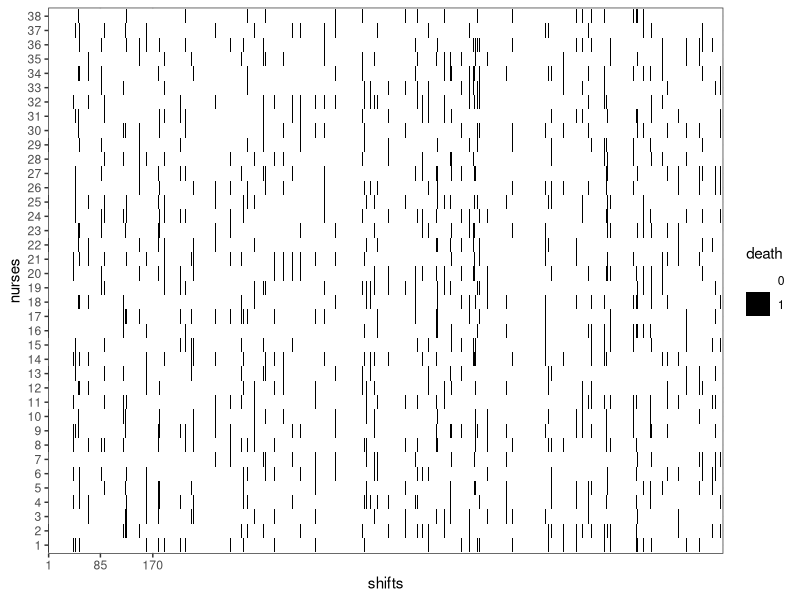
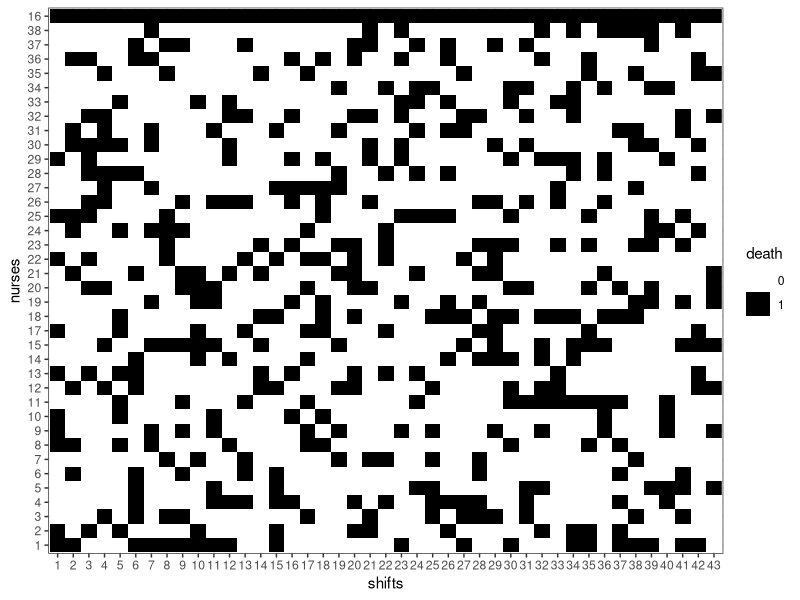

Recreate these plots in R, in order.
library(ggplot2)

## select number of nurses and shifts
n_shifts <- 365*3 # 3 shifts per day in a year
n_nurses <- 38    # total number of nurses
n_on_shift <- 13  # 13 nurses on duty for each shift

## Schedule nurses on shifts
shift_table <- matrix(0, ncol = n_shifts, nrow = n_nurses)
for (shift in 1:n_shifts) {
  nurse_on_shift <- sample(1:n_nurses, n_on_shift, replace = TRUE)
  shift_table[nurse_on_shift, shift] <- 1
}
shift_table[1, ]

## For each shift, randomly assign deaths
p_death <- 0.14 # probability that there is a death on a shift
deaths_shifts <- sample(c(0, 1), n_shifts, replace = TRUE,
                        prob = c(1 - p_death, p_death))

## Find out when there was a death on a nurse shift
death_table <- matrix(NA, ncol = n_shifts, nrow = n_nurses)
for (nurse in 1:n_nurses) {
  for (shift in 1:n_shifts) {
    death_table[nurse, shift] <- shift_table[nurse, shift] * deaths_shifts[shift]
  }
}

## plot all nurses and shifts
death_table_long <- reshape2::melt(death_table)
colnames(death_table_long) <- c("nurses", "shifts", "death")
death_table_long$nurses <- as.factor(death_table_long$nurses)
death_table_long$shifts <- as.factor(death_table_long$shifts)
death_table_long$death <- as.factor(death_table_long$death)

ggplot(death_table_long, aes(x = shifts, y = nurses)) +
  geom_raster(aes(fill = death)) +
  scale_fill_manual(values = c("0" = "white", "1" = "black")) +
  theme_bw() +
  scale_x_discrete(breaks = c(1, 85, 170))

## Pick a nurse at random
random_nurse <- sample(1:n_nurses, 1)

## Keep only shifts with death for random nurse
deaths_random_nurse <- which(death_table[random_nurse, ] == 1)
death_table_nurse <- death_table[, deaths_random_nurse]

## Plot selected data
order_nurses <- c((1:n_nurses)[-random_nurse], random_nurse)
death_table_long <- reshape2::melt(death_table_nurse)
colnames(death_table_long) <- c("nurses", "shifts", "death")
death_table_long$nurses <- factor(death_table_long$nurses, levels = order_nurses)
death_table_long$shifts <- as.factor(death_table_long$shifts)
death_table_long$death <- as.factor(death_table_long$death)

ggplot(death_table_long, aes(x = shifts, y = nurses)) +
  geom_raster(aes(fill = death)) +
  scale_fill_manual(values = c("0" = "white", "1" = "black")) +
  theme_bw()
